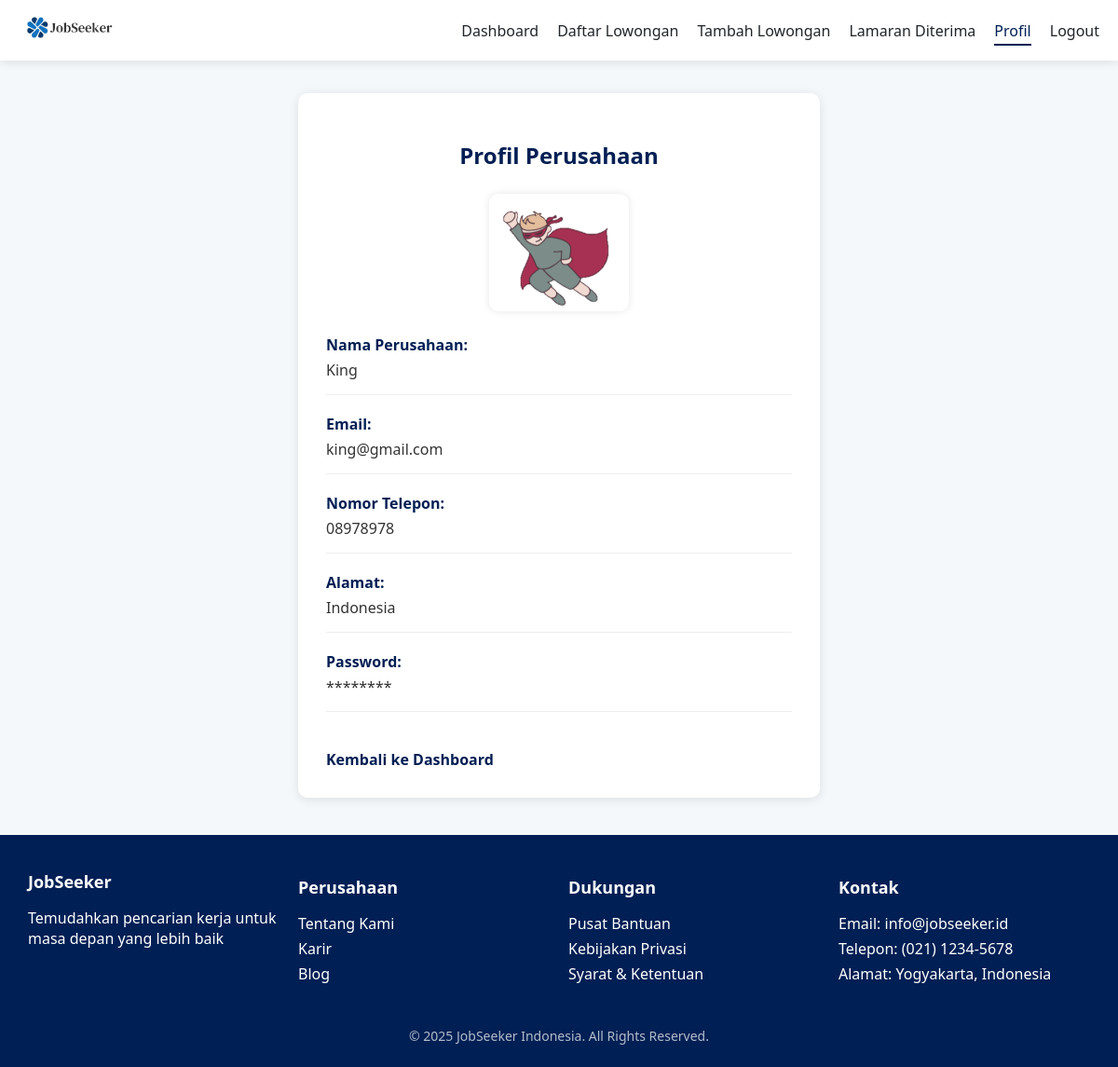
Screenshot of /profile_employer.php (signed in) with the database file from the repository.
### tables this page shows
CREATE TABLE `employers` (
  `id` int(11) NOT NULL,
  `nama_perusahaan` varchar(100) NOT NULL,
  `email` varchar(100) NOT NULL,
  `password` varchar(255) NOT NULL,
  `no_telepon` varchar(20) NOT NULL,
  `alamat` text DEFAULT NULL,
  `logo` varchar(255) DEFAULT NULL,
  `created_at` timestamp NOT NULL DEFAULT current_timestamp()
);

### profile_employer.php (the view, shortened to what this page needs)
<?php
include 'koneksi.php';
$employerEmail = $_SESSION['employer_email'];
$employerEmail = mysqli_real_escape_string($conn, $employerEmail);
$query = "SELECT nama_perusahaan, email, no_telepon, alamat, logo FROM employers WHERE email = '$employerEmail' LIMIT 1";
$result = mysqli_query($conn, $query);
$employer = mysqli_fetch_assoc($result);
?>
<!DOCTYPE html>
<html lang="id">
<head>
<link rel="stylesheet" href="navbar.css">
</head>
<body>
    <div class="navbar-container">
        <nav class="navbar">
            <a href="dashboard_employer.php" class="logo">
                <img src="assets/logo website/jobseeker.png" alt="JobSeeker Logo">
            </a>
            <div class="nav-right">
                <a href="dashboard_employer.php" class="nav-item">Dashboard</a>
                <a href="lowongan_employer.php" class="nav-item">Daftar Lowongan</a>
                <a href="tambah_lowongan.php" class="nav-item">Tambah Lowongan</a>
                <a href="lamaran_employer.php" class="nav-item">Lamaran Diterima</a>
                <a href="profile_employer.php" class="nav-item active">Profil</a>
                <a href="logout.php" class="nav-item">Logout</a>
            </div>
        </nav>
    </div>
<div class="profile-container">
    <h2>Profil Perusahaan</h2>
    <?php
    if (!empty($employer['logo']) && file_exists($employer['logo'])):
    ?>
    <div style="text-align:center; margin-bottom: 20px;">
        <img src="<?= htmlspecialchars($employer['logo']) ?>" alt="Logo Perusahaan" style="max-width:150px; max-height:150px; border-radius:10px; box-shadow: 0 0 8px rgba(0,0,0,0.1);" />
    </div>
    <?php else: ?>
    <div style="text-align:center; margin-bottom: 20px; color: #666;">
        Logo tidak tersedia (Debug: <?= isset($employer['logo']) ? 'Path: ' . htmlspecialchars($employer['logo']) : 'Kolom logo kosong' ?>)
    </div>
    <?php endif; ?>
    <div class="profile-item">
        <div class="label">Nama Perusahaan:</div>
        <div class="value"><?= htmlspecialchars($employer['nama_perusahaan']) ?></div>
    </div>
    <div class="profile-item">
        <div class="label">Email:</div>
        <div class="value"><?= htmlspecialchars($employer['email']) ?></div>
    </div>
    <div class="profile-item">
        <div class="label">Nomor Telepon:</div>
        <div class="value"><?= htmlspecialchars($employer['no_telepon']) ?></div>
    </div>
    <div class="profile-item">
        <div class="label">Alamat:</div>
        <div class="value"><?= htmlspecialchars($employer['alamat']) ?></div>
    </div>
    <div class="profile-item">
        <div class="label">Password:</div>
        <div class="value"><?= str_repeat('*', 8) ?></div>
    </div>
    <a href="dashboard_employer.php" class="back-link">Kembali ke Dashboard</a>
</div>
<footer class="footer">
    <div class="footer-container">
        <div class="footer-section">
            <h3>JobSeeker</h3>
            <p>Temudahkan pencarian kerja untuk masa depan yang lebih baik</p>
        </div>
        <div class="footer-section">
            <h4>Perusahaan</h4>
            <ul>
                <li><a href="#">Tentang Kami</a></li>
                <li><a href="#">Karir</a></li>
                <li><a href="#">Blog</a></li>
            </ul>
        </div>
        <div class="footer-section">
            <h4>Dukungan</h4>
            <ul>
                <li><a href="#">Pusat Bantuan</a></li>
                <li><a href="#">Kebijakan Privasi</a></li>
                <li><a href="#">Syarat & Ketentuan</a></li>
            </ul>
        </div>
        <div class="footer-section">
            <h4>Kontak</h4>
            <ul>
                <li>Email: info@jobseeker.id</li>
                <li>Telepon: (021) 1234-5678</li>
                <li>Alamat: Yogyakarta, Indonesia</li>
            </ul>
        </div>
    </div>
    <div class="footer-copy">
        <p>&copy; 2025 JobSeeker Indonesia. All Rights Reserved.</p>
    </div>
</footer>
</body>
</html>

### navbar.css (style rules this page uses)
:root { --primary: #001f54; --secondary: #ff007f; --light: #f8f9fa; --dark: #212529; }
body { font-family: 'Segoe UI', Tahoma, Geneva, Verdana, sans-serif; background-color: #f5f8fa; margin: 0; padding-top: 60px; }
.navbar-container { width: 100%; position: fixed; top: 0; left: 0; z-index: 1000; background-color: white; box-shadow: 0 2px 10px rgba(0, 0, 0, 0.1); }
.navbar { display: flex; align-items: center; justify-content: space-between; padding: 10px 20px; max-width: 1200px; margin: 0 auto; }
.logo img { height: 40px; }
.nav-right { display: flex; align-items: center; gap: 20px; }
.nav-item { color: var(--dark); text-decoration: none; font-weight: 500; padding: 5px 0; position: relative; }
.nav-item.active { color: var(--primary); }
.nav-item.active:after, .nav-item:hover:after { content: ''; position: absolute; bottom: 0; left: 0; width: 100%; height: 2px; background-color: var(--primary); }

### profile_employer.php (style rules this page uses)
.profile-container { max-width: 500px; margin: 40px auto; background-color: white; padding: 30px; border-radius: 10px; box-shadow: 0 2px 12px rgba(0,0,0,0.1); }
h2 { text-align: center; margin-bottom: 25px; color: #001f54; }
.profile-item { margin-bottom: 20px; padding-bottom: 15px; border-bottom: 1px solid #eee; }
.label { font-weight: bold; color: #001f54; margin-bottom: 5px; }
.value { font-size: 16px; color: #333; }
.back-link { display: inline-block; margin-top: 20px; color: #001f54; text-decoration: none; font-weight: bold; transition: color 0.3s; }
.footer { background-color: #001f54; color: white; padding: 10px 20px; text-align: center; margin-top: 40px; }
.footer-container { display: flex; justify-content: space-between; flex-wrap: wrap; max-width: 1200px; margin: auto; text-align: left; }
.footer-section { flex: 1; min-width: 250px; margin: 10px; }
.footer-section h3, .footer-section h4 { margin-bottom: 10px; font-size: 18px; }
.footer-section ul { list-style: none; padding: 0; }
.footer-section ul li { margin: 5px 0; }
.footer-section ul li a { color: white; text-decoration: none; transition: color 0.3s; }
.footer-copy { margin-top: 20px; font-size: 14px; opacity: 0.7; }

### rows the page displays
employers: logo (picture), nama_perusahaan "King", email "king@gmail.com", no_telepon "08978978", alamat "Indonesia"

### other values shown
str_repeat('*', 8) "********"
